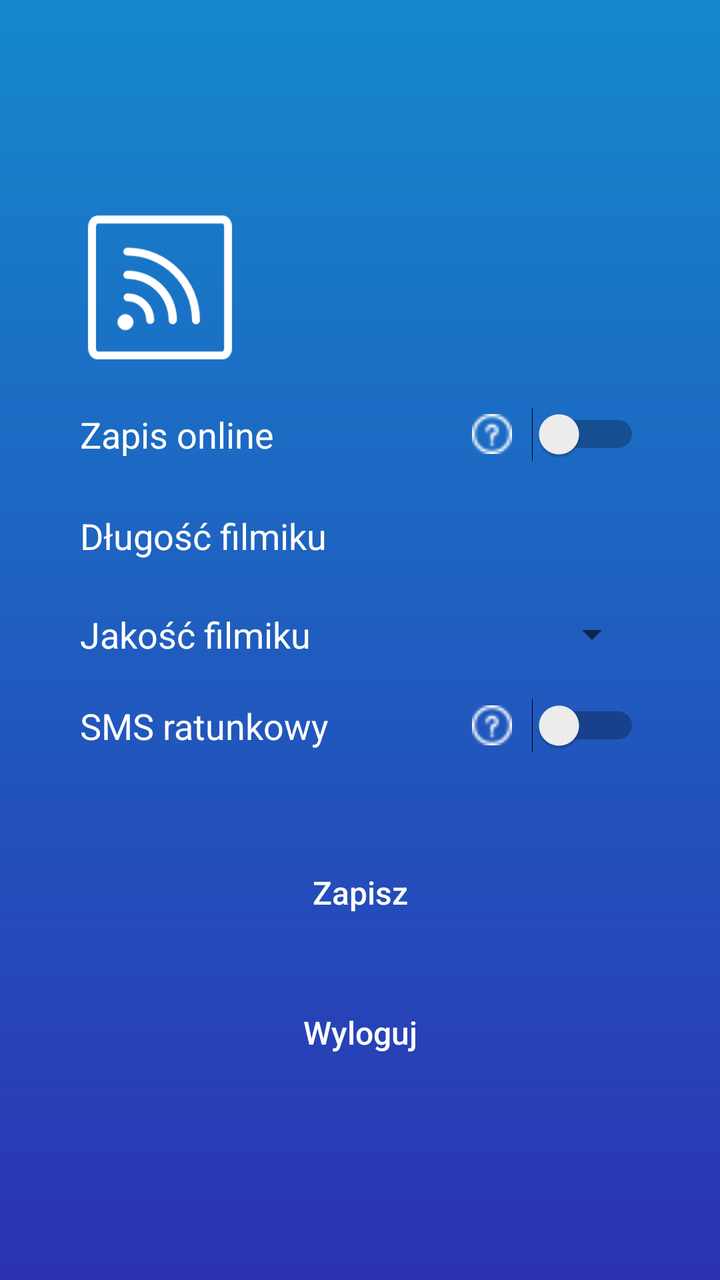
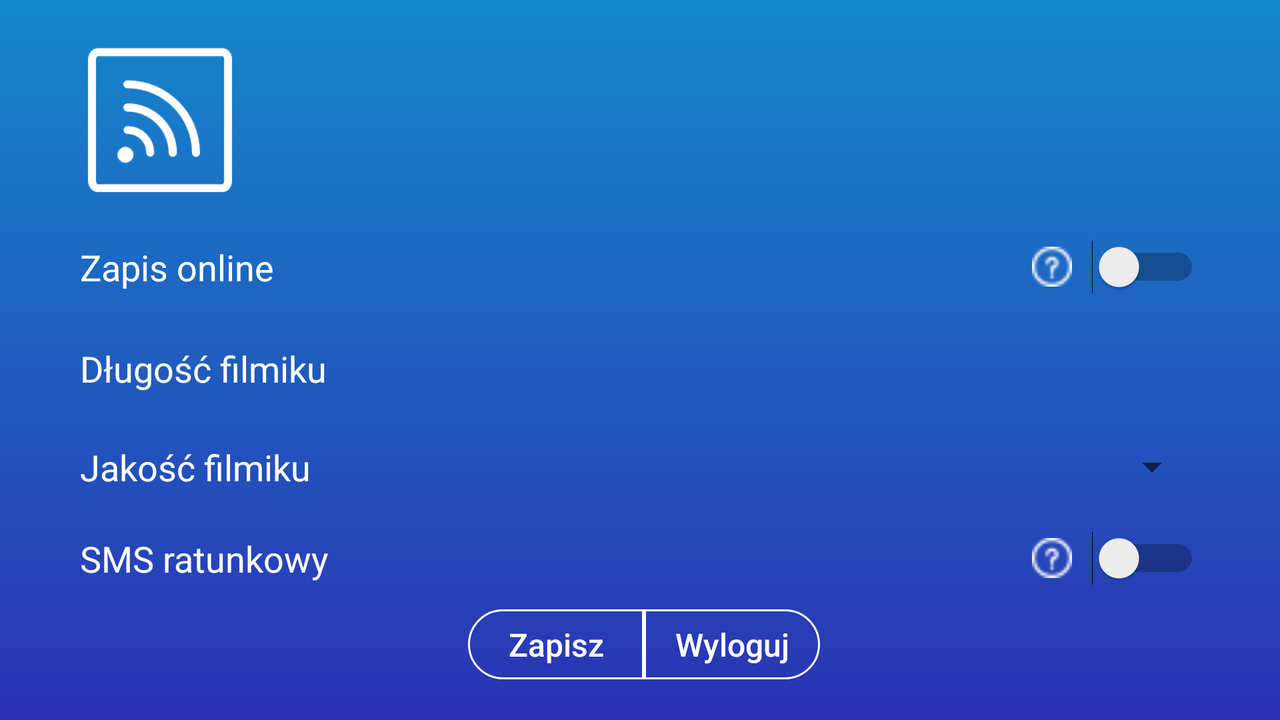

Compare how this app lays out the same screen by default and in its alternative resource folder. The renders come first, then the two layout files and the values they reference.
<!-- AndroidManifest.xml: application theme AppTheme -->
<!-- res/layout/activity_settings.xml -->
<?xml version="1.0" encoding="utf-8"?>
<RelativeLayout xmlns:android="http://schemas.android.com/apk/res/android"
    xmlns:app="http://schemas.android.com/apk/res-auto"
    xmlns:tools="http://schemas.android.com/tools"
    android:layout_width="match_parent"
    android:layout_height="match_parent"
    android:animateLayoutChanges="true"
    android:background="@drawable/grad_bg"
    tools:context=".MainActivity">

    <RelativeLayout
        android:layout_width="wrap_content"
        android:layout_height="wrap_content"
        android:layout_centerInParent="true"
        android:layout_marginLeft="40dp"
        android:layout_marginRight="40dp">

        <ImageView
            android:id="@+id/imgView_logo"
            android:layout_width="80dp"
            android:layout_height="80dp"
            android:adjustViewBounds="true"
            android:scaleType="fitCenter"
            android:src="@drawable/logowhite" />

        <RelativeLayout
            android:id="@+id/rellay3"
            android:layout_width="wrap_content"
            android:layout_height="wrap_content"
            android:layout_below="@+id/imgView_logo">
            


            <LinearLayout
                android:id="@+id/linlay3"
                android:layout_width="match_parent"
                android:layout_height="wrap_content"
                android:layout_marginTop="20dp"
                android:orientation="vertical">

                <LinearLayout
                    android:layout_width="match_parent"
                    android:layout_height="wrap_content"
                    android:orientation="vertical">
                    <RelativeLayout
                        android:id="@+id/rel"
                        android:layout_width="match_parent"
                        android:layout_height="match_parent">

                        <TextView
                            android:id="@+id/jeden"
                            android:layout_width="wrap_content"
                            android:layout_height="wrap_content"
                            android:layout_marginTop="0dp"
                            android:text="Zapis online"
                            android:textColor="@color/white"
                            android:textSize="18dp"
                            android:layout_centerVertical="true"
                            />

                        <TextView
                            android:id="@+id/pytajnik1"
                            android:layout_width="wrap_content"
                            android:layout_height="wrap_content"
                            android:background="@drawable/question"
                            android:layout_toLeftOf="@id/switch1"
                            android:width="20dp"
                            android:height="20dp"
                            android:layout_centerVertical="true"
                            android:layout_marginRight="10dp"/>


                        <Switch
                            android:id="@+id/switch1"
                            android:layout_width="wrap_content"
                            android:layout_height="wrap_content"
                            android:layout_alignParentRight="true"
                            android:layout_centerVertical="true"
                            />


                    </RelativeLayout>
                </LinearLayout>

                <LinearLayout
                    android:layout_width="match_parent"
                    android:layout_height="wrap_content"
                    android:layout_marginTop="20dp"
                    android:orientation="vertical">

                    <RelativeLayout
                        android:layout_width="match_parent"
                        android:layout_height="match_parent">

                        <TextView
                            android:id="@+id/dwa"
                            android:layout_width="wrap_content"
                            android:layout_height="wrap_content"
                            android:layout_marginBottom="0dp"
                            android:text="Długość filmiku"
                            android:layout_alignParentLeft="true"
                            android:textColor="@color/white"
                            android:textSize="18dp"

                            android:layout_centerVertical="true"
                            />

                        <EditText
                            android:id="@+id/dlugoscEdit"
                            android:inputType="number"
                            android:digits="0123456789"
                            android:maxLength="2"
                            android:layout_width="match_parent"
                            android:layout_height="wrap_content"
                            android:layout_toRightOf="@+id/dwa"
                            android:layout_marginLeft="15dp"
                            android:textCursorDrawable="@null"
                            android:paddingTop="5dp"
                            android:paddingBottom="5dp"
                            android:paddingLeft="15dp"
                            android:paddingRight="15dp"
                            android:textColor="@color/white"
                            android:background="@drawable/btn_bg"
                            />


                    </RelativeLayout>
                </LinearLayout>

                <LinearLayout
                    android:layout_width="match_parent"
                    android:layout_height="wrap_content"
                    android:layout_marginTop="20dp"
                    android:orientation="vertical">

                    <LinearLayout
                        android:layout_width="match_parent"
                        android:layout_height="match_parent"
                        android:orientation="horizontal">

                        <TextView
                            android:id="@+id/trzy"
                            android:layout_width="wrap_content"
                            android:layout_height="wrap_content"
                            android:layout_alignParentLeft="true"
                            android:layout_centerVertical="true"
                            android:layout_marginBottom="0dp"
                            android:layout_weight="1"
                            android:text="Jakość filmiku"
                            android:textColor="@color/white"
                            android:textSize="18dp" />

                        <Spinner

                            android:id="@+id/spinner1"
                            android:layout_width="wrap_content"
                            android:layout_height="wrap_content"
                            android:gravity="right"
                            android:layout_weight="1" />
                    </LinearLayout>

                    <RelativeLayout
                        android:layout_width="match_parent"
                        android:layout_height="match_parent">

                    </RelativeLayout>

                </LinearLayout>

                <LinearLayout
                    android:layout_width="match_parent"
                    android:layout_height="wrap_content"
                    android:layout_marginTop="20dp"
                    android:orientation="vertical">

                    <RelativeLayout
                        android:layout_width="match_parent"
                        android:layout_height="match_parent">

                        <TextView
                            android:id="@+id/cztery"
                            android:layout_width="wrap_content"
                            android:layout_height="wrap_content"
                            android:layout_marginBottom="0dp"
                            android:text="SMS ratunkowy"
                            android:layout_alignParentLeft="true"
                            android:textColor="@color/white"
                            android:textSize="18dp"
                            android:layout_centerVertical="true"
                            />
                        <TextView
                            android:id="@+id/pytajnik2"
                            android:layout_width="wrap_content"
                            android:layout_height="wrap_content"
                            android:background="@drawable/question"
                            android:layout_toLeftOf="@id/switch2"
                            android:width="20dp"
                            android:height="20dp"
                            android:layout_centerVertical="true"
                            android:layout_marginRight="10dp"/>

                        <Switch
                            android:id="@+id/switch2"
                            android:layout_width="wrap_content"
                            android:layout_height="wrap_content"
                            android:layout_alignParentRight="true"
                            />


                    </RelativeLayout>

                </LinearLayout>

            </LinearLayout>

            <Button
                android:id="@+id/saveSettings"
                android:layout_width="200dp"
                android:layout_height="40dp"
                android:layout_below="@+id/linlay3"
                android:layout_marginTop="50dp"
                android:background="@drawable/btn_bg"
                android:fontFamily="sans-serif-medium"
                android:paddingLeft="70dp"
                android:paddingRight="70dp"
                android:text="Zapisz"
                android:textAllCaps="false"
                android:textColor="@color/white"
                android:textSize="16sp"
                android:layout_centerHorizontal="true"
                />

            <Button
                android:id="@+id/logout"
                android:layout_width="200dp"
                android:layout_height="40dp"
                android:layout_below="@+id/saveSettings"
                android:layout_marginTop="30dp"
                android:background="@drawable/btn_bg"
                android:fontFamily="sans-serif-medium"

                android:text="Wyloguj"
                android:textAllCaps="false"
                android:textColor="@color/white"
                android:textSize="16sp"
                android:layout_centerHorizontal="true"
                />

        </RelativeLayout>

    </RelativeLayout>


</RelativeLayout>
<!-- resources referenced by this layout -->
<resources>
  <color name="white">#FFFFFF</color>
  <!-- drawable grad_bg (drawable) -->
  <shape xmlns:android="http://schemas.android.com/apk/res/android"
      android:shape="rectangle">
  
      <gradient
          android:angle="90"
          android:endColor="@color/gradStop"
          android:startColor="@color/gradStart"
          android:type="linear" />
  
  </shape>
  <!-- drawable logowhite: png bitmap (drawable, 3811 bytes) -->
  <!-- drawable question: png bitmap (drawable, 574 bytes) -->
  <style name="AppTheme" parent="Theme.AppCompat.Light.DarkActionBar">
          
          <item name="colorPrimary">@color/colorPrimary</item>
          <item name="colorPrimaryDark">@color/colorPrimaryDark</item>
          <item name="colorAccent">@color/colorAccent</item>
      </style>
  <color name="gradStop">#1488CC</color>
  <color name="gradStart">#2B32B2</color>
  <color name="colorPrimary">#fa3d2f</color>
  <color name="colorPrimaryDark">#d9221f</color>
  <color name="colorAccent">#FF4081</color>
</resources>
<!-- res/layout-land/activity_settings.xml (the repository's variant of the layout above) -->
<!-- drawn on the phone turned sideways -->
<?xml version="1.0" encoding="utf-8"?>
<RelativeLayout xmlns:android="http://schemas.android.com/apk/res/android"
    xmlns:app="http://schemas.android.com/apk/res-auto"
    xmlns:tools="http://schemas.android.com/tools"
    android:layout_width="match_parent"
    android:layout_height="match_parent"
    android:animateLayoutChanges="true"
    android:background="@drawable/grad_bg"
    tools:context=".MainActivity">

    <RelativeLayout
        android:layout_width="wrap_content"
        android:layout_height="wrap_content"
        android:layout_centerInParent="true"
        android:layout_marginLeft="40dp"
        android:layout_marginRight="40dp">

        <ImageView
            android:id="@+id/imgView_logo"
            android:layout_width="80dp"
            android:layout_height="80dp"
            android:adjustViewBounds="true"
            android:scaleType="fitCenter"
            android:src="@drawable/logowhite" />



        <RelativeLayout
            android:id="@+id/rellay3"
            android:layout_width="wrap_content"
            android:layout_height="wrap_content"
            android:layout_below="@+id/imgView_logo">
            


            <LinearLayout
                android:id="@+id/linlay3"
                android:layout_width="match_parent"
                android:layout_height="wrap_content"
                android:layout_marginTop="20dp"
                android:orientation="vertical">

                <LinearLayout
                    android:layout_width="match_parent"
                    android:layout_height="wrap_content"
                    android:orientation="vertical">
                    <RelativeLayout
                        android:id="@+id/rel"
                        android:layout_width="match_parent"
                        android:layout_height="match_parent">

                        <TextView
                            android:id="@+id/jeden"
                            android:layout_width="wrap_content"
                            android:layout_height="wrap_content"
                            android:layout_marginTop="0dp"
                            android:text="Zapis online"
                            android:textColor="@color/white"
                            android:textSize="18dp"
                            android:layout_centerVertical="true"
                            />

                        <TextView
                            android:id="@+id/pytajnik1"
                            android:layout_width="wrap_content"
                            android:layout_height="wrap_content"
                            android:background="@drawable/question"
                            android:layout_toLeftOf="@id/switch1"
                            android:width="20dp"
                            android:height="20dp"
                            android:layout_centerVertical="true"
                            android:layout_marginRight="10dp"/>


                        <Switch
                            android:id="@+id/switch1"
                            android:layout_width="wrap_content"
                            android:layout_height="wrap_content"
                            android:layout_alignParentRight="true"
                            android:layout_centerVertical="true"
                            />


                    </RelativeLayout>
                </LinearLayout>

                <LinearLayout
                    android:layout_width="match_parent"
                    android:layout_height="wrap_content"
                    android:layout_marginTop="20dp"
                    android:orientation="vertical">

                    <RelativeLayout
                        android:layout_width="match_parent"
                        android:layout_height="match_parent">

                        <TextView
                            android:id="@+id/dwa"
                            android:layout_width="wrap_content"
                            android:layout_height="wrap_content"
                            android:layout_marginBottom="0dp"
                            android:text="Długość filmiku"
                            android:layout_alignParentLeft="true"
                            android:textColor="@color/white"
                            android:textSize="18dp"

                            android:layout_centerVertical="true"
                            />

                        <EditText
                            android:id="@+id/dlugoscEdit"
                            android:inputType="number"
                            android:digits="0123456789"
                            android:maxLength="2"
                            android:layout_width="match_parent"
                            android:layout_height="wrap_content"
                            android:layout_toRightOf="@+id/dwa"
                            android:layout_marginLeft="15dp"
                            android:textCursorDrawable="@null"
                            android:paddingTop="5dp"
                            android:paddingBottom="5dp"
                            android:paddingLeft="15dp"
                            android:paddingRight="15dp"
                            android:textColor="@color/white"
                            android:background="@drawable/btn_bg"
                            />


                    </RelativeLayout>
                </LinearLayout>

                <LinearLayout
                    android:layout_width="match_parent"
                    android:layout_height="wrap_content"
                    android:layout_marginTop="20dp"
                    android:orientation="vertical">

                    <LinearLayout
                        android:layout_width="match_parent"
                        android:layout_height="match_parent"
                        android:orientation="horizontal">

                        <TextView
                            android:id="@+id/trzy"
                            android:layout_width="wrap_content"
                            android:layout_height="wrap_content"
                            android:layout_alignParentLeft="true"
                            android:layout_centerVertical="true"
                            android:layout_marginBottom="0dp"
                            android:layout_weight="1"
                            android:text="Jakość filmiku"
                            android:textColor="@color/white"
                            android:textSize="18dp" />

                        <Spinner

                            android:id="@+id/spinner1"
                            android:layout_width="wrap_content"
                            android:layout_height="wrap_content"
                            android:gravity="right"
                            android:layout_weight="1" />
                    </LinearLayout>

                    <RelativeLayout
                        android:layout_width="match_parent"
                        android:layout_height="match_parent">

                    </RelativeLayout>

                </LinearLayout>

                <LinearLayout
                    android:layout_width="match_parent"
                    android:layout_height="wrap_content"
                    android:layout_marginTop="20dp"
                    android:orientation="vertical">

                    <RelativeLayout
                        android:layout_width="match_parent"
                        android:layout_height="match_parent">

                        <TextView
                            android:id="@+id/cztery"
                            android:layout_width="wrap_content"
                            android:layout_height="wrap_content"
                            android:layout_marginBottom="0dp"
                            android:text="SMS ratunkowy"
                            android:layout_alignParentLeft="true"
                            android:textColor="@color/white"
                            android:textSize="18dp"
                            android:layout_centerVertical="true"
                            />
                        <TextView
                            android:id="@+id/pytajnik2"
                            android:layout_width="wrap_content"
                            android:layout_height="wrap_content"
                            android:background="@drawable/question"
                            android:layout_toLeftOf="@id/switch2"
                            android:width="20dp"
                            android:height="20dp"
                            android:layout_centerVertical="true"
                            android:layout_marginRight="10dp"/>

                        <Switch
                            android:id="@+id/switch2"
                            android:layout_width="wrap_content"
                            android:layout_height="wrap_content"
                            android:layout_alignParentRight="true"
                            />


                    </RelativeLayout>

                </LinearLayout>

                <LinearLayout
                    android:layout_width="match_parent"
                    android:layout_height="wrap_content"
                    android:layout_marginTop="12dp"
                    android:orientation="vertical">

                    <RelativeLayout
                        android:layout_width="match_parent"
                        android:layout_height="match_parent">
                        <Button
                            android:id="@+id/saveSettings"
                            android:layout_width="wrap_content"
                            android:layout_height="35dp"
                            android:background="@drawable/save_bg"
                            android:fontFamily="sans-serif-medium"
                            android:text="Zapisz"
                            android:textAllCaps="false"
                            android:textColor="@color/white"
                            android:textSize="16sp"
                            android:layout_toLeftOf="@id/logout"
                            />

                        <Button
                            android:id="@+id/logout"
                            android:layout_width="wrap_content"
                            android:layout_height="35dp"
                            android:background="@drawable/log_bg"
                            android:fontFamily="sans-serif-medium"
                            android:text="Wyloguj"
                            android:textAllCaps="false"
                            android:textColor="@color/white"
                            android:textSize="16sp"
                            android:layout_alignParentRight="true"
                            android:layout_marginRight="190dp"
                            />



                    </RelativeLayout>
                </LinearLayout>

            </LinearLayout>


        </RelativeLayout>

    </RelativeLayout>

</RelativeLayout>
<!-- resources referenced by the variant -->
<!-- as the phone turned sideways resolves them -->
<resources>
  <color name="white">#FFFFFF</color>
  <!-- drawable grad_bg (drawable) -->
  <shape xmlns:android="http://schemas.android.com/apk/res/android"
      android:shape="rectangle">
  
      <gradient
          android:angle="90"
          android:endColor="@color/gradStop"
          android:startColor="@color/gradStart"
          android:type="linear" />
  
  </shape>
  <!-- drawable log_bg (drawable) -->
  <shape xmlns:android="http://schemas.android.com/apk/res/android"
      android:shape="rectangle">
  
      <corners
          android:bottomLeftRadius="0dp"
          android:bottomRightRadius="20dp"
          android:topLeftRadius="0dp"
          android:topRightRadius="20dp" />
  
      <stroke
          android:width="1dp"
          android:color="@color/white" />
  
  </shape>
  <!-- drawable logowhite: png bitmap (drawable, 3811 bytes) -->
  <!-- drawable question: png bitmap (drawable, 574 bytes) -->
  <!-- drawable save_bg (drawable) -->
  <shape xmlns:android="http://schemas.android.com/apk/res/android"
      android:shape="rectangle">
  
      <corners
          android:bottomLeftRadius="20dp"
          android:bottomRightRadius="0dp"
          android:topLeftRadius="20dp"
          android:topRightRadius="0dp" />
  
      <stroke
          android:width="1dp"
          android:color="@color/white" />
  
  </shape>
  <style name="AppTheme" parent="Theme.AppCompat.Light.DarkActionBar">
          
          <item name="colorPrimary">@color/colorPrimary</item>
          <item name="colorPrimaryDark">@color/colorPrimaryDark</item>
          <item name="colorAccent">@color/colorAccent</item>
      </style>
  <color name="gradStop">#1488CC</color>
  <color name="gradStart">#2B32B2</color>
  <color name="colorPrimary">#fa3d2f</color>
  <color name="colorPrimaryDark">#d9221f</color>
  <color name="colorAccent">#FF4081</color>
</resources>
